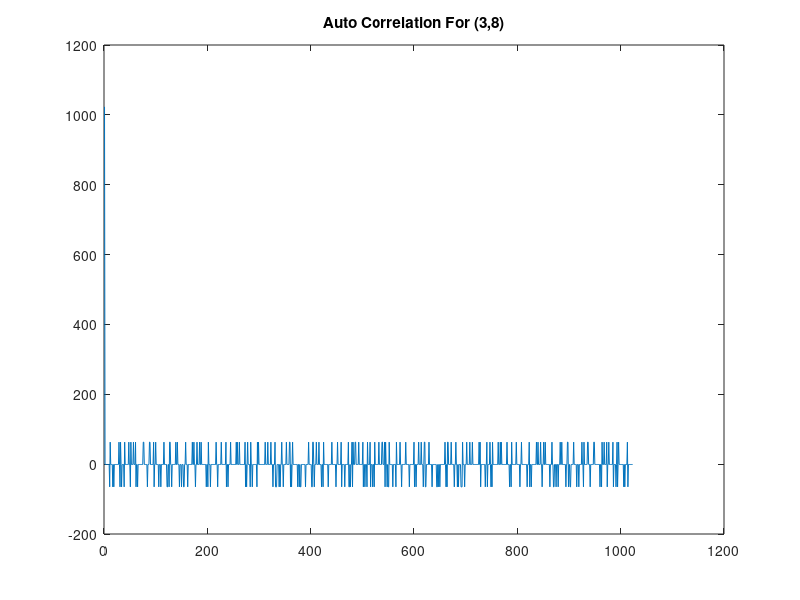
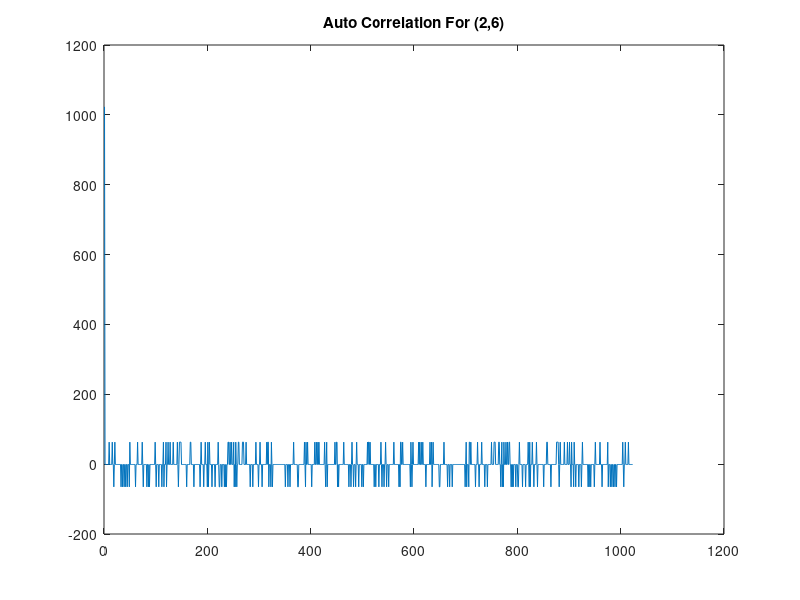
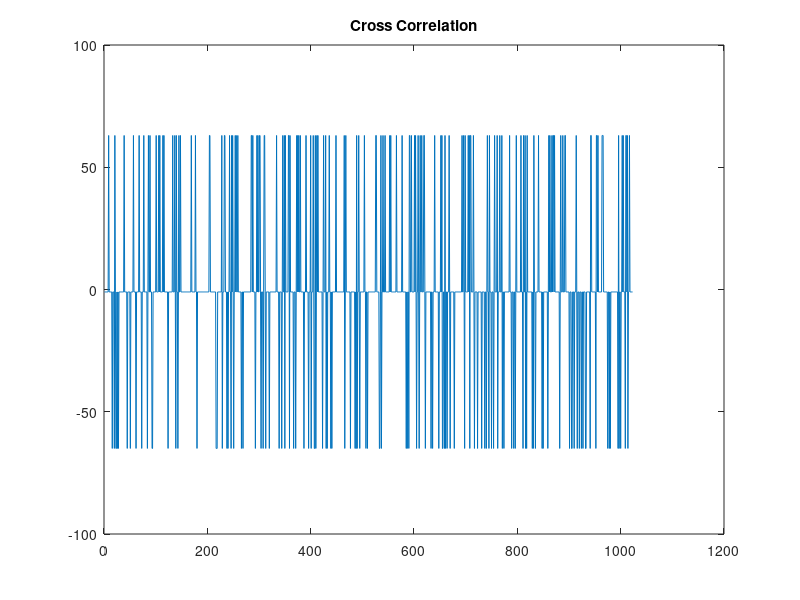

The MATLAB script that drew these images, in order:
clc;
close all;
clear all;

%% A: For phase tap (3,8) 
shiftreg1 = [1; 1; 1; 1; 1; 1; 1; 1; 1; 1];
shiftreg2 = [1; 1; 1; 1; 1; 1; 1; 1; 1; 1];
C_A_code = zeros(1023,1);


for i = 1:1023
    %Shift Register 1
    Num1 = shiftreg1(10);
    xor_output1 = xor(shiftreg1(3), shiftreg1(10));
    G1 = circshift(shiftreg1,1);
    G1(1) = xor_output1;
    shiftreg1 = G1;
    
    %Shift Register 2
    Num2 = xor(shiftreg2(3), shiftreg2(8));
    xor_output21 = xor(shiftreg2(2), shiftreg2(3));
    xor_output22 = xor(xor_output21, shiftreg2(6));
    xor_output23 = xor(xor_output22, shiftreg2(8));
    xor_output24 = xor(xor_output23, shiftreg2(9));
    xor_output2 = xor(xor_output24, shiftreg2(10));
    G2 = circshift(shiftreg2,1);
    G2(1) = xor_output2;
    shiftreg2 = G2;
    
    C_A_code(i,1) = xor(Num1, Num2);
end

for i = 1:1023
    if C_A_code(i,1) == 0
        C_A_code(i,1) = -1;
    end
end

C_A_Trans = transpose(C_A_code);
auto_corr1 = zeros(1023,1);

for i = 0:1022
    C_A_shifted = circshift(C_A_code,i);
    auto_corr1(i+1) = C_A_Trans * C_A_shifted;
end

figure;
plot(auto_corr1)
title('Auto Correlation For (3,8)')
disp(sprintf('Peak of the Auto Correlation in part A = %d', max(auto_corr1)));


%% B: For phase tap (2,6)
shiftreg1 = [1; 1; 1; 1; 1; 1; 1; 1; 1; 1];
shiftreg2 = [1; 1; 1; 1; 1; 1; 1; 1; 1; 1];
C_A_code_new = zeros(1023,1);


for i = 1:1023
    %Shift Register 1
    Num1 = shiftreg1(10);
    xor_output1 = xor(shiftreg1(3), shiftreg1(10));
    G1 = circshift(shiftreg1,1);
    G1(1) = xor_output1;
    shiftreg1 = G1;
    
    %Shift Register 2
    Num2 = xor(shiftreg2(2), shiftreg2(6));
    xor_output21 = xor(shiftreg2(2), shiftreg2(3));
    xor_output22 = xor(xor_output21, shiftreg2(6));
    xor_output23 = xor(xor_output22, shiftreg2(8));
    xor_output24 = xor(xor_output23, shiftreg2(9));
    xor_output2 = xor(xor_output24, shiftreg2(10));
    G2 = circshift(shiftreg2,1);
    G2(1) = xor_output2;
    shiftreg2 = G2;
    
    C_A_code_new(i,1) = xor(Num1, Num2);
end

for i = 1:1023
    if C_A_code_new(i,1) == 0
        C_A_code_new(i,1) = -1;
    end
end

C_A_Trans = transpose(C_A_code_new);
auto_corr2 = zeros(1023,1);

for i = 0:1022
    C_A_shifted = circshift(C_A_code_new,i);
    auto_corr2(i+1) = C_A_Trans * C_A_shifted;
end

figure;
plot(auto_corr2)
title('Auto Correlation For (2,6)')
disp(sprintf('Peak of the Auto Correlation in part B = %d', max(auto_corr2)))
  
%% C: Cross - correlation
C_A_Trans = transpose(C_A_code_new);
cross_corr = zeros(1023,1);

for i = 0:1022
    C_A_shifted = circshift(C_A_code,i);
    cross_corr(i+1) = C_A_Trans * C_A_shifted;
end

figure;
plot(cross_corr)
title('Cross Correlation')
max(cross_corr);
disp(sprintf('Peak of the Cross Correlation in part C = %d', max(cross_corr)))
